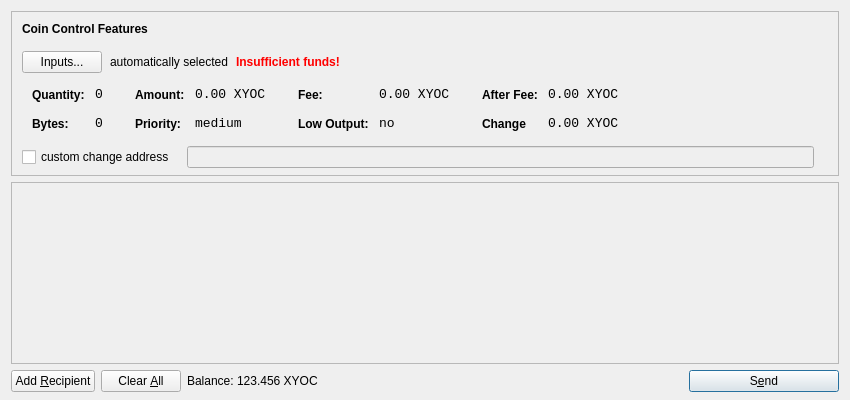
<?xml version="1.0" encoding="UTF-8"?>
<ui version="4.0">
 <class>SendCoinsDialog</class>
 <widget class="QDialog" name="SendCoinsDialog">
  <property name="geometry">
   <rect>
    <x>0</x>
    <y>0</y>
    <width>850</width>
    <height>400</height>
   </rect>
  </property>
  <property name="windowTitle">
   <string>Send Coins</string>
  </property>
  <layout class="QVBoxLayout" name="verticalLayout" stretch="0,1,0">
   <property name="bottomMargin">
    <number>8</number>
   </property>
   <item>
    <widget class="QFrame" name="frameCoinControl">
     <property name="sizePolicy">
      <sizepolicy hsizetype="Expanding" vsizetype="Expanding">
       <horstretch>0</horstretch>
       <verstretch>0</verstretch>
      </sizepolicy>
     </property>
     <property name="maximumSize">
      <size>
       <width>16777215</width>
       <height>16777215</height>
      </size>
     </property>
     <property name="frameShape">
      <enum>QFrame::StyledPanel</enum>
     </property>
     <property name="frameShadow">
      <enum>QFrame::Sunken</enum>
     </property>
     <layout class="QVBoxLayout" name="verticalLayoutCoinControl2">
      <property name="spacing">
       <number>-1</number>
      </property>
      <property name="leftMargin">
       <number>0</number>
      </property>
      <property name="topMargin">
       <number>0</number>
      </property>
      <property name="rightMargin">
       <number>0</number>
      </property>
      <property name="bottomMargin">
       <number>6</number>
      </property>
      <item>
       <layout class="QVBoxLayout" name="verticalLayoutCoinControl" stretch="0,0,0,0,1">
        <property name="spacing">
         <number>0</number>
        </property>
        <property name="leftMargin">
         <number>10</number>
        </property>
        <property name="topMargin">
         <number>10</number>
        </property>
        <item>
         <layout class="QHBoxLayout" name="horizontalLayoutCoinControl1">
          <property name="bottomMargin">
           <number>15</number>
          </property>
          <item>
           <widget class="QLabel" name="labelCoinControlFeatures">
            <property name="sizePolicy">
             <sizepolicy hsizetype="Preferred" vsizetype="Maximum">
              <horstretch>0</horstretch>
              <verstretch>0</verstretch>
             </sizepolicy>
            </property>
            <property name="font">
             <font>
              <weight>75</weight>
              <bold>true</bold>
             </font>
            </property>
            <property name="styleSheet">
             <string notr="true">font-weight:bold;</string>
            </property>
            <property name="text">
             <string>Coin Control Features</string>
            </property>
           </widget>
          </item>
         </layout>
        </item>
        <item>
         <layout class="QHBoxLayout" name="horizontalLayoutCoinControl2" stretch="0,0,0,0">
          <property name="spacing">
           <number>8</number>
          </property>
          <property name="bottomMargin">
           <number>10</number>
          </property>
          <item>
           <widget class="QPushButton" name="pushButtonCoinControl">
            <property name="styleSheet">
             <string notr="true"/>
            </property>
            <property name="text">
             <string>Inputs...</string>
            </property>
           </widget>
          </item>
          <item>
           <widget class="QLabel" name="labelCoinControlAutomaticallySelected">
            <property name="text">
             <string>automatically selected</string>
            </property>
            <property name="margin">
             <number>5</number>
            </property>
           </widget>
          </item>
          <item>
           <widget class="QLabel" name="labelCoinControlInsuffFunds">
            <property name="font">
             <font>
              <weight>75</weight>
              <bold>true</bold>
             </font>
            </property>
            <property name="styleSheet">
             <string notr="true">color:red;font-weight:bold;</string>
            </property>
            <property name="text">
             <string>Insufficient funds!</string>
            </property>
            <property name="margin">
             <number>5</number>
            </property>
           </widget>
          </item>
          <item>
           <spacer name="horizontalSpacerCoinControl">
            <property name="orientation">
             <enum>Qt::Horizontal</enum>
            </property>
            <property name="sizeHint" stdset="0">
             <size>
              <width>40</width>
              <height>1</height>
             </size>
            </property>
           </spacer>
          </item>
         </layout>
        </item>
        <item>
         <widget class="QWidget" name="widgetCoinControl" native="true">
          <property name="sizePolicy">
           <sizepolicy hsizetype="Preferred" vsizetype="Preferred">
            <horstretch>0</horstretch>
            <verstretch>0</verstretch>
           </sizepolicy>
          </property>
          <property name="minimumSize">
           <size>
            <width>0</width>
            <height>0</height>
           </size>
          </property>
          <property name="styleSheet">
           <string notr="true"/>
          </property>
          <layout class="QHBoxLayout" name="horizontalLayoutCoinControl5">
           <property name="margin">
            <number>0</number>
           </property>
           <item>
            <layout class="QHBoxLayout" name="horizontalLayoutCoinControl3" stretch="0,0,0,1">
             <property name="spacing">
              <number>20</number>
             </property>
             <property name="topMargin">
              <number>0</number>
             </property>
             <property name="bottomMargin">
              <number>10</number>
             </property>
             <item>
              <layout class="QFormLayout" name="formLayoutCoinControl1">
               <property name="horizontalSpacing">
                <number>10</number>
               </property>
               <property name="verticalSpacing">
                <number>14</number>
               </property>
               <property name="leftMargin">
                <number>10</number>
               </property>
               <property name="topMargin">
                <number>4</number>
               </property>
               <property name="rightMargin">
                <number>6</number>
               </property>
               <item row="0" column="0">
                <widget class="QLabel" name="labelCoinControlQuantityText">
                 <property name="styleSheet">
                  <string notr="true">font-weight:bold;</string>
                 </property>
                 <property name="text">
                  <string>Quantity:</string>
                 </property>
                 <property name="margin">
                  <number>0</number>
                 </property>
                </widget>
               </item>
               <item row="0" column="1">
                <widget class="QLabel" name="labelCoinControlQuantity">
                 <property name="font">
                  <font>
                   <family>Monospace</family>
                   <pointsize>10</pointsize>
                  </font>
                 </property>
                 <property name="cursor">
                  <cursorShape>IBeamCursor</cursorShape>
                 </property>
                 <property name="contextMenuPolicy">
                  <enum>Qt::ActionsContextMenu</enum>
                 </property>
                 <property name="text">
                  <string>0</string>
                 </property>
                 <property name="margin">
                  <number>0</number>
                 </property>
                 <property name="textInteractionFlags">
                  <set>Qt::LinksAccessibleByMouse|Qt::TextSelectableByKeyboard|Qt::TextSelectableByMouse</set>
                 </property>
                </widget>
               </item>
               <item row="1" column="0">
                <widget class="QLabel" name="labelCoinControlBytesText">
                 <property name="styleSheet">
                  <string notr="true">font-weight:bold;</string>
                 </property>
                 <property name="text">
                  <string>Bytes:</string>
                 </property>
                </widget>
               </item>
               <item row="1" column="1">
                <widget class="QLabel" name="labelCoinControlBytes">
                 <property name="font">
                  <font>
                   <family>Monospace</family>
                   <pointsize>10</pointsize>
                  </font>
                 </property>
                 <property name="cursor">
                  <cursorShape>IBeamCursor</cursorShape>
                 </property>
                 <property name="contextMenuPolicy">
                  <enum>Qt::ActionsContextMenu</enum>
                 </property>
                 <property name="text">
                  <string>0</string>
                 </property>
                 <property name="textInteractionFlags">
                  <set>Qt::LinksAccessibleByMouse|Qt::TextSelectableByKeyboard|Qt::TextSelectableByMouse</set>
                 </property>
                </widget>
               </item>
              </layout>
             </item>
             <item>
              <layout class="QFormLayout" name="formLayoutCoinControl2">
               <property name="horizontalSpacing">
                <number>10</number>
               </property>
               <property name="verticalSpacing">
                <number>14</number>
               </property>
               <property name="leftMargin">
                <number>6</number>
               </property>
               <property name="topMargin">
                <number>4</number>
               </property>
               <property name="rightMargin">
                <number>6</number>
               </property>
               <item row="0" column="0">
                <widget class="QLabel" name="labelCoinControlAmountText">
                 <property name="styleSheet">
                  <string notr="true">font-weight:bold;</string>
                 </property>
                 <property name="text">
                  <string>Amount:</string>
                 </property>
                 <property name="margin">
                  <number>0</number>
                 </property>
                </widget>
               </item>
               <item row="0" column="1">
                <widget class="QLabel" name="labelCoinControlAmount">
                 <property name="font">
                  <font>
                   <family>Monospace</family>
                   <pointsize>10</pointsize>
                  </font>
                 </property>
                 <property name="cursor">
                  <cursorShape>IBeamCursor</cursorShape>
                 </property>
                 <property name="contextMenuPolicy">
                  <enum>Qt::ActionsContextMenu</enum>
                 </property>
                 <property name="text">
                  <string>0.00 XYOC</string>
                 </property>
                 <property name="textInteractionFlags">
                  <set>Qt::LinksAccessibleByMouse|Qt::TextSelectableByKeyboard|Qt::TextSelectableByMouse</set>
                 </property>
                </widget>
               </item>
               <item row="1" column="0">
                <widget class="QLabel" name="labelCoinControlPriorityText">
                 <property name="styleSheet">
                  <string notr="true">font-weight:bold;</string>
                 </property>
                 <property name="text">
                  <string>Priority:</string>
                 </property>
                </widget>
               </item>
               <item row="1" column="1">
                <widget class="QLabel" name="labelCoinControlPriority">
                 <property name="font">
                  <font>
                   <family>Monospace</family>
                   <pointsize>10</pointsize>
                  </font>
                 </property>
                 <property name="cursor">
                  <cursorShape>IBeamCursor</cursorShape>
                 </property>
                 <property name="contextMenuPolicy">
                  <enum>Qt::ActionsContextMenu</enum>
                 </property>
                 <property name="text">
                  <string>medium</string>
                 </property>
                 <property name="textInteractionFlags">
                  <set>Qt::LinksAccessibleByMouse|Qt::TextSelectableByKeyboard|Qt::TextSelectableByMouse</set>
                 </property>
                </widget>
               </item>
              </layout>
             </item>
             <item>
              <layout class="QFormLayout" name="formLayoutCoinControl3">
               <property name="horizontalSpacing">
                <number>10</number>
               </property>
               <property name="verticalSpacing">
                <number>14</number>
               </property>
               <property name="leftMargin">
                <number>6</number>
               </property>
               <property name="topMargin">
                <number>4</number>
               </property>
               <property name="rightMargin">
                <number>6</number>
               </property>
               <item row="0" column="0">
                <widget class="QLabel" name="labelCoinControlFeeText">
                 <property name="styleSheet">
                  <string notr="true">font-weight:bold;</string>
                 </property>
                 <property name="text">
                  <string>Fee:</string>
                 </property>
                 <property name="margin">
                  <number>0</number>
                 </property>
                </widget>
               </item>
               <item row="0" column="1">
                <widget class="QLabel" name="labelCoinControlFee">
                 <property name="font">
                  <font>
                   <family>Monospace</family>
                   <pointsize>10</pointsize>
                  </font>
                 </property>
                 <property name="cursor">
                  <cursorShape>IBeamCursor</cursorShape>
                 </property>
                 <property name="contextMenuPolicy">
                  <enum>Qt::ActionsContextMenu</enum>
                 </property>
                 <property name="text">
                  <string>0.00 XYOC</string>
                 </property>
                 <property name="textInteractionFlags">
                  <set>Qt::LinksAccessibleByMouse|Qt::TextSelectableByKeyboard|Qt::TextSelectableByMouse</set>
                 </property>
                </widget>
               </item>
               <item row="1" column="0">
                <widget class="QLabel" name="labelCoinControlLowOutputText">
                 <property name="styleSheet">
                  <string notr="true">font-weight:bold;</string>
                 </property>
                 <property name="text">
                  <string>Low Output:</string>
                 </property>
                </widget>
               </item>
               <item row="1" column="1">
                <widget class="QLabel" name="labelCoinControlLowOutput">
                 <property name="font">
                  <font>
                   <family>Monospace</family>
                   <pointsize>10</pointsize>
                  </font>
                 </property>
                 <property name="cursor">
                  <cursorShape>IBeamCursor</cursorShape>
                 </property>
                 <property name="contextMenuPolicy">
                  <enum>Qt::ActionsContextMenu</enum>
                 </property>
                 <property name="text">
                  <string>no</string>
                 </property>
                 <property name="textInteractionFlags">
                  <set>Qt::LinksAccessibleByMouse|Qt::TextSelectableByKeyboard|Qt::TextSelectableByMouse</set>
                 </property>
                </widget>
               </item>
              </layout>
             </item>
             <item>
              <layout class="QFormLayout" name="formLayoutCoinControl4">
               <property name="horizontalSpacing">
                <number>10</number>
               </property>
               <property name="verticalSpacing">
                <number>14</number>
               </property>
               <property name="leftMargin">
                <number>6</number>
               </property>
               <property name="topMargin">
                <number>4</number>
               </property>
               <property name="rightMargin">
                <number>6</number>
               </property>
               <item row="0" column="0">
                <widget class="QLabel" name="labelCoinControlAfterFeeText">
                 <property name="styleSheet">
                  <string notr="true">font-weight:bold;</string>
                 </property>
                 <property name="text">
                  <string>After Fee:</string>
                 </property>
                 <property name="margin">
                  <number>0</number>
                 </property>
                </widget>
               </item>
               <item row="0" column="1">
                <widget class="QLabel" name="labelCoinControlAfterFee">
                 <property name="font">
                  <font>
                   <family>Monospace</family>
                   <pointsize>10</pointsize>
                  </font>
                 </property>
                 <property name="cursor">
                  <cursorShape>IBeamCursor</cursorShape>
                 </property>
                 <property name="contextMenuPolicy">
                  <enum>Qt::ActionsContextMenu</enum>
                 </property>
                 <property name="text">
                  <string>0.00 XYOC</string>
                 </property>
                 <property name="textInteractionFlags">
                  <set>Qt::LinksAccessibleByMouse|Qt::TextSelectableByKeyboard|Qt::TextSelectableByMouse</set>
                 </property>
                </widget>
               </item>
               <item row="1" column="0">
                <widget class="QLabel" name="labelCoinControlChangeText">
                 <property name="styleSheet">
                  <string notr="true">font-weight:bold;</string>
                 </property>
                 <property name="text">
                  <string>Change</string>
                 </property>
                </widget>
               </item>
               <item row="1" column="1">
                <widget class="QLabel" name="labelCoinControlChange">
                 <property name="font">
                  <font>
                   <family>Monospace</family>
                   <pointsize>10</pointsize>
                  </font>
                 </property>
                 <property name="cursor">
                  <cursorShape>IBeamCursor</cursorShape>
                 </property>
                 <property name="contextMenuPolicy">
                  <enum>Qt::ActionsContextMenu</enum>
                 </property>
                 <property name="text">
                  <string>0.00 XYOC</string>
                 </property>
                 <property name="textInteractionFlags">
                  <set>Qt::LinksAccessibleByMouse|Qt::TextSelectableByKeyboard|Qt::TextSelectableByMouse</set>
                 </property>
                </widget>
               </item>
              </layout>
             </item>
            </layout>
           </item>
          </layout>
         </widget>
        </item>
        <item>
         <layout class="QHBoxLayout" name="horizontalLayoutCoinControl4" stretch="0,0,0">
          <property name="spacing">
           <number>12</number>
          </property>
          <property name="sizeConstraint">
           <enum>QLayout::SetDefaultConstraint</enum>
          </property>
          <property name="topMargin">
           <number>5</number>
          </property>
          <property name="rightMargin">
           <number>5</number>
          </property>
          <item>
           <widget class="QCheckBox" name="checkBoxCoinControlChange">
            <property name="text">
             <string>custom change address</string>
            </property>
           </widget>
          </item>
          <item>
           <widget class="QLineEdit" name="lineEditCoinControlChange">
            <property name="enabled">
             <bool>false</bool>
            </property>
            <property name="sizePolicy">
             <sizepolicy hsizetype="Expanding" vsizetype="Fixed">
              <horstretch>0</horstretch>
              <verstretch>0</verstretch>
             </sizepolicy>
            </property>
           </widget>
          </item>
          <item>
           <widget class="QLabel" name="labelCoinControlChangeLabel">
            <property name="sizePolicy">
             <sizepolicy hsizetype="Preferred" vsizetype="Expanding">
              <horstretch>0</horstretch>
              <verstretch>0</verstretch>
             </sizepolicy>
            </property>
            <property name="minimumSize">
             <size>
              <width>0</width>
              <height>0</height>
             </size>
            </property>
            <property name="text">
             <string/>
            </property>
            <property name="margin">
             <number>3</number>
            </property>
           </widget>
          </item>
         </layout>
        </item>
        <item>
         <spacer name="verticalSpacerCoinControl">
          <property name="orientation">
           <enum>Qt::Vertical</enum>
          </property>
          <property name="sizeHint" stdset="0">
           <size>
            <width>800</width>
            <height>1</height>
           </size>
          </property>
         </spacer>
        </item>
       </layout>
      </item>
     </layout>
    </widget>
   </item>
   <item>
    <widget class="QScrollArea" name="scrollArea">
     <property name="widgetResizable">
      <bool>true</bool>
     </property>
     <widget class="QWidget" name="scrollAreaWidgetContents">
      <property name="geometry">
       <rect>
        <x>0</x>
        <y>0</y>
        <width>830</width>
        <height>165</height>
       </rect>
      </property>
      <layout class="QVBoxLayout" name="verticalLayout_2">
       <property name="margin">
        <number>0</number>
       </property>
       <item>
        <layout class="QVBoxLayout" name="entries">
         <property name="spacing">
          <number>6</number>
         </property>
        </layout>
       </item>
       <item>
        <spacer name="verticalSpacer">
         <property name="orientation">
          <enum>Qt::Vertical</enum>
         </property>
         <property name="sizeHint" stdset="0">
          <size>
           <width>20</width>
           <height>40</height>
          </size>
         </property>
        </spacer>
       </item>
      </layout>
     </widget>
    </widget>
   </item>
   <item>
    <layout class="QHBoxLayout" name="horizontalLayout">
     <item>
      <widget class="QPushButton" name="addButton">
       <property name="toolTip">
        <string>Send to multiple recipients at once</string>
       </property>
       <property name="text">
        <string>Add &amp;Recipient</string>
       </property>
       <property name="icon">
        <iconset resource="../bitcoin.qrc">
         <normaloff>:/icons/add</normaloff>:/icons/add</iconset>
       </property>
       <property name="autoDefault">
        <bool>false</bool>
       </property>
      </widget>
     </item>
     <item>
      <widget class="QPushButton" name="clearButton">
       <property name="sizePolicy">
        <sizepolicy hsizetype="Minimum" vsizetype="Fixed">
         <horstretch>0</horstretch>
         <verstretch>0</verstretch>
        </sizepolicy>
       </property>
       <property name="toolTip">
        <string>Remove all transaction fields</string>
       </property>
       <property name="text">
        <string>Clear &amp;All</string>
       </property>
       <property name="icon">
        <iconset resource="../bitcoin.qrc">
         <normaloff>:/icons/remove</normaloff>:/icons/remove</iconset>
       </property>
       <property name="autoRepeatDelay">
        <number>300</number>
       </property>
       <property name="autoDefault">
        <bool>false</bool>
       </property>
      </widget>
     </item>
     <item>
      <layout class="QHBoxLayout" name="horizontalLayout_2">
       <property name="spacing">
        <number>3</number>
       </property>
       <item>
        <widget class="QLabel" name="label">
         <property name="sizePolicy">
          <sizepolicy hsizetype="Preferred" vsizetype="Fixed">
           <horstretch>0</horstretch>
           <verstretch>0</verstretch>
          </sizepolicy>
         </property>
         <property name="text">
          <string>Balance:</string>
         </property>
        </widget>
       </item>
       <item>
        <widget class="QLabel" name="labelBalance">
         <property name="sizePolicy">
          <sizepolicy hsizetype="Preferred" vsizetype="Fixed">
           <horstretch>0</horstretch>
           <verstretch>0</verstretch>
          </sizepolicy>
         </property>
         <property name="cursor">
          <cursorShape>IBeamCursor</cursorShape>
         </property>
         <property name="text">
          <string>123.456 XYOC</string>
         </property>
         <property name="textInteractionFlags">
          <set>Qt::LinksAccessibleByMouse|Qt::TextSelectableByKeyboard|Qt::TextSelectableByMouse</set>
         </property>
        </widget>
       </item>
      </layout>
     </item>
     <item>
      <spacer name="horizontalSpacer">
       <property name="orientation">
        <enum>Qt::Horizontal</enum>
       </property>
       <property name="sizeHint" stdset="0">
        <size>
         <width>40</width>
         <height>20</height>
        </size>
       </property>
      </spacer>
     </item>
     <item>
      <widget class="QPushButton" name="sendButton">
       <property name="minimumSize">
        <size>
         <width>150</width>
         <height>0</height>
        </size>
       </property>
       <property name="toolTip">
        <string>Confirm the send action</string>
       </property>
       <property name="text">
        <string>S&amp;end</string>
       </property>
       <property name="icon">
        <iconset resource="../bitcoin.qrc">
         <normaloff>:/icons/send</normaloff>:/icons/send</iconset>
       </property>
       <property name="default">
        <bool>true</bool>
       </property>
      </widget>
     </item>
    </layout>
   </item>
  </layout>
 </widget>
 <resources>
  <include location="../bitcoin.qrc"/>
 </resources>
 <connections/>
</ui>
